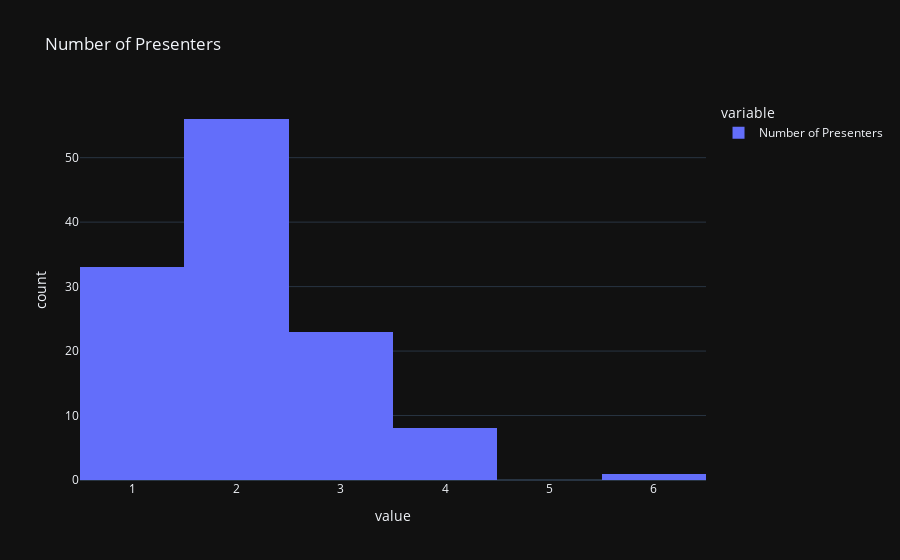

Notebook cell for this chart:
### Code cell
fig = px.histogram(shark_tank['Number of Presenters'],title='Number of Presenters')
fig.show()

### Figure 1 — Plotly figure (JSON) as saved in the notebook; plotly's stock layout.template omitted (floating-point values rounded to 4 significant figures)
{"data": [{"alignmentgroup": "True", "bingroup": "x", "hovertemplate": "variable=Number of Presenters<br>value=%{x}<br>count=%{y}<extra></extra>", "legendgroup": "Number of Presenters", "marker": {"color": "#636efa", "pattern": {"shape": ""}}, "name": "Number of Presenters", "offsetgroup": "Number of Presenters", "orientation": "v", "showlegend": true, "type": "histogram", "x": [3, 1, 1, 2, 4, 2, 2, 1, 2, 2, 2, 1, 3, 2, 2, 2, 2, 1, 2, 1, 3, 1, 2, 4, 4, 2, 2, 2, 3, 3, 1, 3, 2, 1, 2, 1, 4, 2, 1, 1, 3, 2, 3, 2, 3, 2, 3, 2, 4, 3, 2, 2, 1, 3, 1, 2, 1, 2, 2, 1, 3, 2, 2, 3, 2, 1, 1, 3, 1, 2, 3, 1, 1, 2, 2, 1, 2, 2, 1, 4, 4, 1, 3, 2, 1, 1, 6, 3, 3, 2, 2, 1, 2, 2, 1, 2, 2, 1, 2, 2, 3, 2, 2, 2, 2, 2, 2, 2, 4, 2, 2, 1, 2, 1, 1, 3, 3, 1, 2, 3, 2], "xaxis": "x", "yaxis": "y"}], "layout": {"barmode": "relative", "legend": {"title": {"text": "variable"}, "tracegroupgap": 0}, "title": {"text": "Number of Presenters"}, "xaxis": {"anchor": "y", "domain": [0, 1], "title": {"text": "value"}}, "yaxis": {"anchor": "x", "domain": [0, 1], "title": {"text": "count"}}}}
